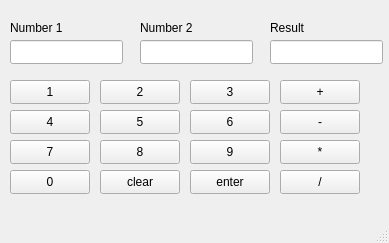
<?xml version="1.0" encoding="UTF-8"?>
<ui version="4.0">
 <class>MainWindow</class>
 <widget class="QMainWindow" name="MainWindow">
  <property name="geometry">
   <rect>
    <x>0</x>
    <y>0</y>
    <width>389</width>
    <height>243</height>
   </rect>
  </property>
  <property name="windowTitle">
   <string>MainWindow</string>
  </property>
  <widget class="QWidget" name="centralwidget">
   <widget class="QLabel" name="labelNumber1">
    <property name="geometry">
     <rect>
      <x>10</x>
      <y>20</y>
      <width>61</width>
      <height>16</height>
     </rect>
    </property>
    <property name="text">
     <string>Number 1</string>
    </property>
   </widget>
   <widget class="QLabel" name="labelNumber2">
    <property name="geometry">
     <rect>
      <x>140</x>
      <y>20</y>
      <width>61</width>
      <height>16</height>
     </rect>
    </property>
    <property name="text">
     <string>Number 2</string>
    </property>
   </widget>
   <widget class="QLineEdit" name="num1">
    <property name="geometry">
     <rect>
      <x>10</x>
      <y>40</y>
      <width>113</width>
      <height>24</height>
     </rect>
    </property>
   </widget>
   <widget class="QLineEdit" name="num2">
    <property name="geometry">
     <rect>
      <x>140</x>
      <y>40</y>
      <width>113</width>
      <height>24</height>
     </rect>
    </property>
   </widget>
   <widget class="QLineEdit" name="result">
    <property name="geometry">
     <rect>
      <x>270</x>
      <y>40</y>
      <width>113</width>
      <height>24</height>
     </rect>
    </property>
   </widget>
   <widget class="QLabel" name="labelResult">
    <property name="geometry">
     <rect>
      <x>270</x>
      <y>20</y>
      <width>61</width>
      <height>16</height>
     </rect>
    </property>
    <property name="text">
     <string>Result</string>
    </property>
   </widget>
   <widget class="QPushButton" name="N1">
    <property name="geometry">
     <rect>
      <x>10</x>
      <y>80</y>
      <width>80</width>
      <height>24</height>
     </rect>
    </property>
    <property name="text">
     <string>1</string>
    </property>
   </widget>
   <widget class="QPushButton" name="N4">
    <property name="geometry">
     <rect>
      <x>10</x>
      <y>110</y>
      <width>80</width>
      <height>24</height>
     </rect>
    </property>
    <property name="text">
     <string>4</string>
    </property>
   </widget>
   <widget class="QPushButton" name="N7">
    <property name="geometry">
     <rect>
      <x>10</x>
      <y>140</y>
      <width>80</width>
      <height>24</height>
     </rect>
    </property>
    <property name="text">
     <string>7</string>
    </property>
   </widget>
   <widget class="QPushButton" name="N0">
    <property name="geometry">
     <rect>
      <x>10</x>
      <y>170</y>
      <width>80</width>
      <height>24</height>
     </rect>
    </property>
    <property name="text">
     <string>0</string>
    </property>
   </widget>
   <widget class="QPushButton" name="N2">
    <property name="geometry">
     <rect>
      <x>100</x>
      <y>80</y>
      <width>80</width>
      <height>24</height>
     </rect>
    </property>
    <property name="text">
     <string>2</string>
    </property>
   </widget>
   <widget class="QPushButton" name="N3">
    <property name="geometry">
     <rect>
      <x>190</x>
      <y>80</y>
      <width>80</width>
      <height>24</height>
     </rect>
    </property>
    <property name="text">
     <string>3</string>
    </property>
   </widget>
   <widget class="QPushButton" name="add">
    <property name="geometry">
     <rect>
      <x>280</x>
      <y>80</y>
      <width>80</width>
      <height>24</height>
     </rect>
    </property>
    <property name="text">
     <string>+</string>
    </property>
   </widget>
   <widget class="QPushButton" name="N5">
    <property name="geometry">
     <rect>
      <x>100</x>
      <y>110</y>
      <width>80</width>
      <height>24</height>
     </rect>
    </property>
    <property name="text">
     <string>5</string>
    </property>
   </widget>
   <widget class="QPushButton" name="N6">
    <property name="geometry">
     <rect>
      <x>190</x>
      <y>110</y>
      <width>80</width>
      <height>24</height>
     </rect>
    </property>
    <property name="text">
     <string>6</string>
    </property>
   </widget>
   <widget class="QPushButton" name="N8">
    <property name="geometry">
     <rect>
      <x>100</x>
      <y>140</y>
      <width>80</width>
      <height>24</height>
     </rect>
    </property>
    <property name="text">
     <string>8</string>
    </property>
   </widget>
   <widget class="QPushButton" name="N9">
    <property name="geometry">
     <rect>
      <x>190</x>
      <y>140</y>
      <width>80</width>
      <height>24</height>
     </rect>
    </property>
    <property name="text">
     <string>9</string>
    </property>
   </widget>
   <widget class="QPushButton" name="sub">
    <property name="geometry">
     <rect>
      <x>280</x>
      <y>110</y>
      <width>80</width>
      <height>24</height>
     </rect>
    </property>
    <property name="text">
     <string>-</string>
    </property>
   </widget>
   <widget class="QPushButton" name="mul">
    <property name="geometry">
     <rect>
      <x>280</x>
      <y>140</y>
      <width>80</width>
      <height>24</height>
     </rect>
    </property>
    <property name="text">
     <string>*</string>
    </property>
   </widget>
   <widget class="QPushButton" name="clear">
    <property name="geometry">
     <rect>
      <x>100</x>
      <y>170</y>
      <width>80</width>
      <height>24</height>
     </rect>
    </property>
    <property name="text">
     <string>clear</string>
    </property>
   </widget>
   <widget class="QPushButton" name="enter">
    <property name="geometry">
     <rect>
      <x>190</x>
      <y>170</y>
      <width>80</width>
      <height>24</height>
     </rect>
    </property>
    <property name="text">
     <string>enter</string>
    </property>
   </widget>
   <widget class="QPushButton" name="div">
    <property name="geometry">
     <rect>
      <x>280</x>
      <y>170</y>
      <width>80</width>
      <height>24</height>
     </rect>
    </property>
    <property name="text">
     <string>/</string>
    </property>
   </widget>
  </widget>
  <widget class="QMenuBar" name="menubar">
   <property name="geometry">
    <rect>
     <x>0</x>
     <y>0</y>
     <width>389</width>
     <height>21</height>
    </rect>
   </property>
  </widget>
  <widget class="QStatusBar" name="statusbar"/>
 </widget>
 <resources/>
 <connections/>
</ui>
